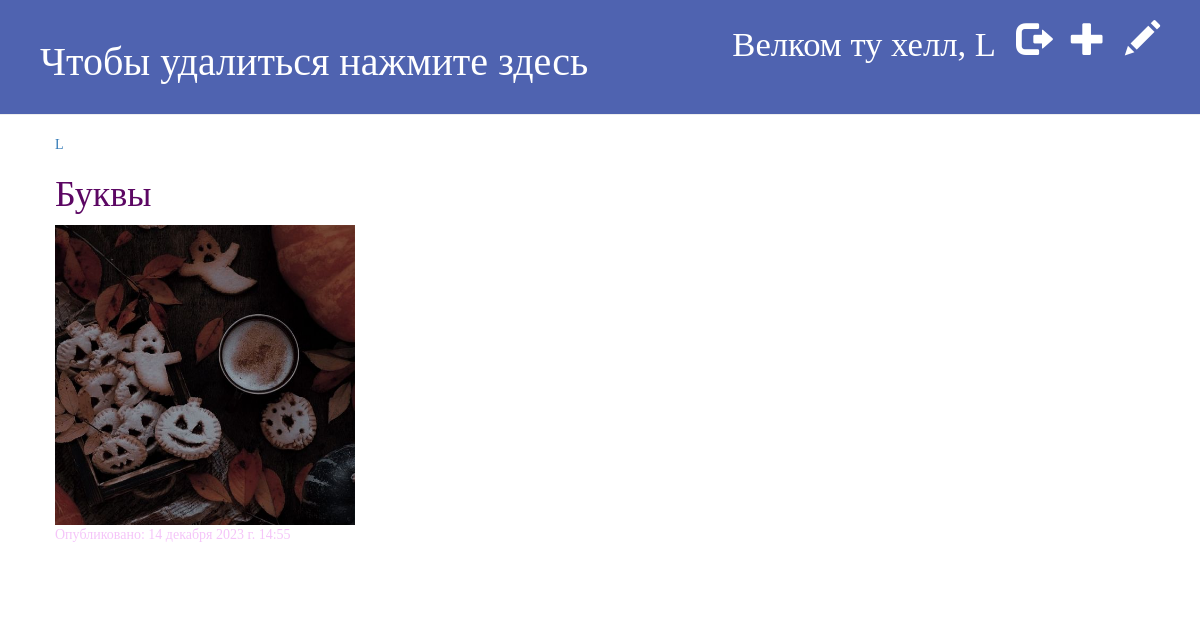
The app's page /post_list (signed in) with its own data.
### blog/models.py (models this page shows, shortened)
class CustomUser(AbstractUser):
    bio = models.TextField(max_length=500, blank=True)
    location = models.CharField(max_length=30, blank=True)
    birth_date = models.DateField(null=True, blank=True)
    profile_pic = models.ImageField(null=True, blank=True, upload_to="images/profile/")
    def __str__(self):
        return self.username

class Post(models.Model):
    author = models.ForeignKey(settings.AUTH_USER_MODEL, on_delete=models.CASCADE)
    title = models.CharField(max_length=200)
    description = models.TextField()
    created_date = models.DateTimeField(default=timezone.now)
    published_date = models.DateTimeField(blank=True, null=True)
    image = models.ImageField(upload_to='images', blank=True, null=True)
    likes = models.PositiveIntegerField(default=0)

### blog/views.py (the view)
# urls.py: path('post_list', views.post_list, name='post_list'),
def post_list(request):
    posts = Post.objects.filter(published_date__lte=timezone.now()).order_by('published_date')
    return render(request, 'blog/post_list.html', {'posts': posts})

### blog/templates/blog/post_list.html
{% extends 'blog/base.html' %}
{% block content %}
<article>
{% for post in posts %}
    <div class="post">
        <a class="mr-2" href="{% url 'user_profile' pk=post.author.id %}">{{ post.author }}</a>
        <h1><a href="{% url 'post_detail' pk=post.pk %}">{{ post.title }}</a></h1>
        {% if post.image %}
            <img src="{{ post.image.url}}" class="rounded featured-image-list" style="max-height:300px">
        {% else %}
            <p></p>
        {% endif %}
        <div class="date">
            <p>Опубликовано: {{ post.published_date }}</p>
        </div>
    </div>
</article>
{% endfor %}
{% endblock %}

### blog/templates/blog/base.html (shortened to what this page needs)
{% load static %}
<html>
    <head>
        <link rel="stylesheet" href="//maxcdn.bootstrapcdn.com/bootstrap/3.2.0/css/bootstrap.min.css">
        <link rel="stylesheet" href="//maxcdn.bootstrapcdn.com/bootstrap/3.2.0/css/bootstrap-theme.min.css">
        <link rel="stylesheet" href="{% static 'css/blog.css' %}">
    </head>
    <body>
        <div class="page-header">
            {% if user.is_authenticated %}
                <a href="{% url 'post_draft_list' %}" class="top-menu"><span class="glyphicon glyphicon-pencil"></span></a>
                <a href="{% url 'post_new' %}" class="top-menu"><span class="glyphicon glyphicon-plus"></span></a>
                <a href="{% url 'logout' %}" class="top-menu"><span class="glyphicon glyphicon-log-out"></span></a>
                <a class="top-menu" href="{% url 'user_profile' pk=user.id %}">Велком ту хелл, {{ user.username }}</a>
            {% else %}
                <a href="{% url 'registration' %}" class="top-menu"><span class="glyphicon glyphicon-user"></span></a>
                <a href="{% url 'login' %}" class="top-menu"><span class="glyphicon glyphicon-log-in"></span></a>
            {% endif %}
            <h1><a href="{% url 'post_list' %}">Чтобы удалиться нажмите здесь</a></h1>
        </div>
        <div class="content container">
            <div class="row">
                <div class="col-md-8">
                    {% block content %}
                    {% endblock %}
                </div>
            </div>
        </div>
    </body>
</html>

### blog/static/css/blog.css (style rules this page uses)
body { padding-left: 0px; font-family: 'Book Antiqua',serif }
.page-header { background-color: #4f63b0; margin-top: 0; padding: 20px 20px 20px 40px; }
.page-header h1, .page-header h1 a, .page-header h1 a:visited, .page-header h1 a:active { color: #ffffff; font-size: 30pt; text-decoration: none; }
.content { margin-left: 40px; }
h1, h2, h3, h4 { font-family: 'Book Antiqua',serif ; }
.date { color: #f5c5f9; }
.top-menu, .top-menu:hover, .top-menu:visited { color: #ffffff; float: right; font-size: 26pt; margin-right: 20px; }
.post { margin-bottom: 70px; }
.post h1 a, .post h3 a, .post h1 a:visited { color: #5c0763; }
.featured-image-list { object-fit: cover; }

### records on screen
CustomUser: username "L"
Post: author "L", title "Буквы", image (picture), published_date "14 декабря 2023 г. 14:55"
